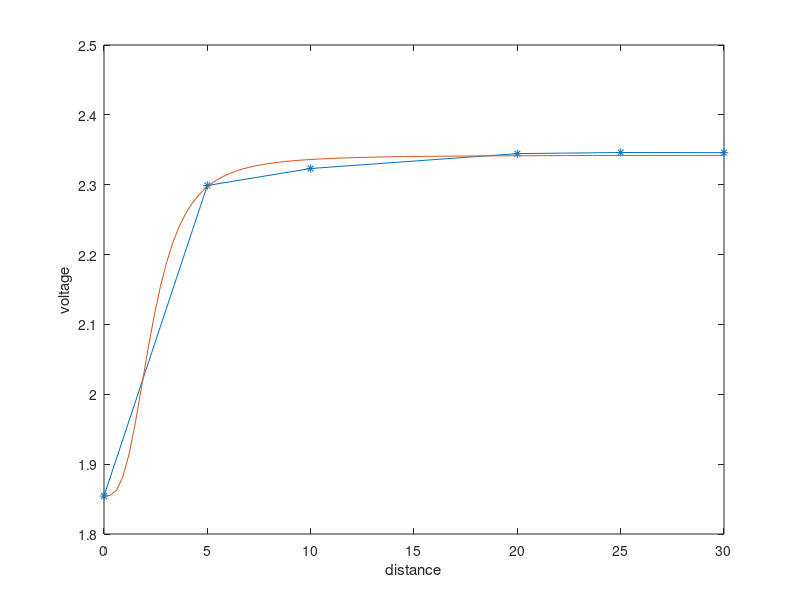

The MATLAB script that drew this image:
clc; clear all; close all; 
d = csvread('lab3.csv');
figure;
distance2 = linspace (0, 30, 100);
distance = d(:,1);
voltage = d(:,2);
plot(distance, voltage,'-*');
xlabel('distance')
ylabel('voltage')
hold on; 

% Parameter Vector: b(1) = a,  b(2) = b,  b(3) = c
yfit = @(b,x) b(1)./(x.^3 + b(2)) + b(3);  % Objective Function

CF = @(b) sum((voltage-yfit(b,distance)).^2);        % Cost Function

fv = 1;

while fv > 0.01
    b0 = rand(1,3)*10;                      % Initial Parameter Estimates
    [B, fv] = fminsearch(CF, b0)          % Estimate Parameters
end


plot(distance2, yfit(B, distance2))
